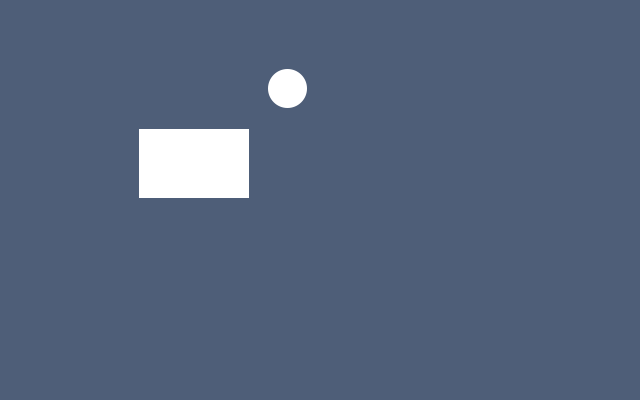
%> input picture V3/f1_1.jpg, 640 x 400 px
$ octave --eval "result = Classify(imread('f1_1.jpg'));"   (GNU Octave 9; MATLAB toolbox functions it lacks are replaced by stand-ins)
%> lines starting %> are read from the running program, lines starting %| are printed output that depends on the picture; in (x1, y1, x2, y2) boxes, pixels count from 0 and x2, y2 are one past the last pixel; in counts of white or black regions, pixels touching at a corner belong together; the program's own positions count from 1
%------------------------------------------------------------------------
% AL-AZHAR UNIVERSITY
% FACULTY OF ENGINEERING
% SYSTEMS & COMPUTERS ENGINEERING Department
%------------------------------------------------------------------------
% Author : Ahmed Samieh Abd El-Wahab
% Date   : 14 December 2006
%------------------------------------------------------------------------
% Shapes Classifier
% Step 1: Read image Read in
% Step 2: Convert image from rgb to gray
% Step 3: Threshold the image
% Step 4: Invert the Binary Image
% Step 5: Find the boundaries Concentrate
% Step 6: Determine Shapes properties
% Step 7: Classify Shapes according to properties
% Square      = 3
% Rectangular = 2
% Circle      = 1
% UNKNOWN     = 0
%------------------------------------------------------------------------
function [sun,cloud] = Classify(RGB)
% [7 lines of commented-out code are left out]
GRAY = rgb2gray(RGB);
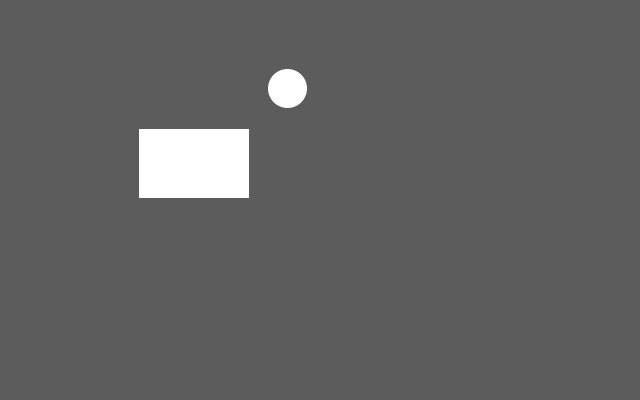
%> GRAY: size 400x640 uint8; min 92, max 255, mean 97.6
%figure,
%imshow(GRAY),
%title('Gray Image');

% Step 3: Threshold the image Convert the image to black and white in order
% to prepare for boundary tracing using bwboundaries.
threshold = graythresh(GRAY);
%> threshold = 0.647
BW = im2bw(GRAY, threshold);
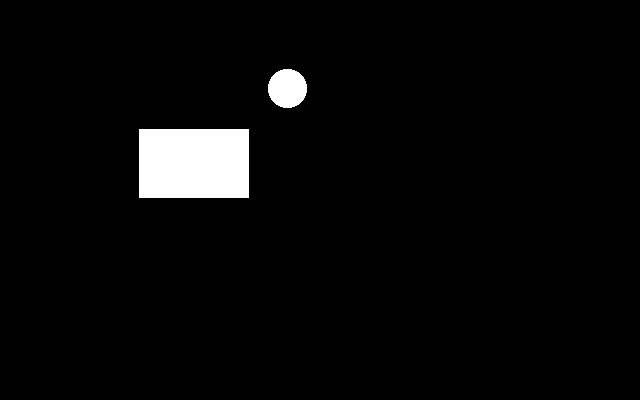
%> BW: size 400x640 logical; 3.4% white; 2 white regions
% [13 lines of commented-out code are left out]
[B,L] = bwboundaries(BW, 'noholes');
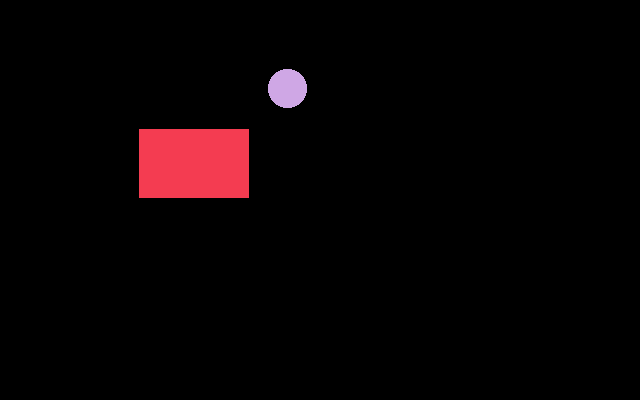
%> L: size 400x640 double; 3 distinct labels, from 0 to 2; one colour per label, 0 black
%> B = 2 boundaries; box (x1, y1, x2, y2) and points: (139, 129, 249, 198) 355, (268, 69, 307, 108) 109

% Step 6: Determine objects properties
STATS = regionprops(L, 'all'); % we need 'BoundingBox' and 'Extent'
%> STATS = 2 regions; box (x1, y1, x2, y2), Area, Centroid, MajorAxisLength, MinorAxisLength and Eccentricity: (139, 129, 249, 198) 7590 [194.5 164] 127 79.67 0.779, (268, 69, 307, 108) 1201 [288 89] 39.12 39.12 0

% [10 lines of commented-out code are left out]
for i = 1 : length(STATS)
  W(i) = uint8(abs(STATS(i).BoundingBox(3)-STATS(i).BoundingBox(4)) < 0.1);
  W(i) = W(i) + 2 * uint8((STATS(i).Extent - 1) == 0 );
  centroid = STATS(i).Centroid;
  switch W(i)
      case 1
          %plot(centroid(1),centroid(2),'RO');
          sun = [centroid(1),centroid(2)];
      case 2
          %plot(centroid(1),centroid(2),'bX');
          cloud = [centroid(1),centroid(2)];
      case 3
          %plot(centroid(1),centroid(2),'S');
          cloud = [centroid(1),centroid(2)];
  end
end
%> this loop made 2 passes
%> after the loop, W = [2 1]
%> `result = Classify(imread('f1_1.jpg'));`: result = [288 89]
%return

$ run again, on V3/f1_2.jpg
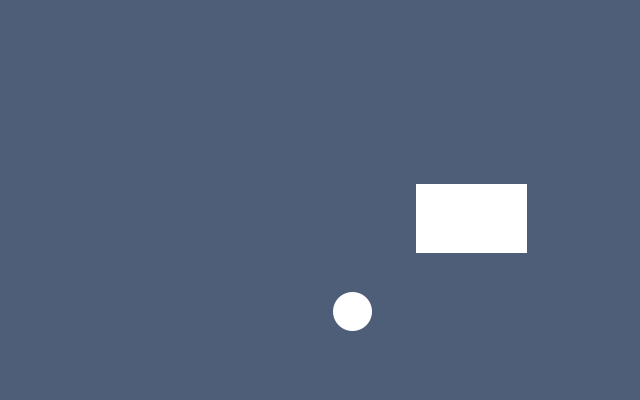
%> input picture V3/f1_2.jpg, 640 x 400 px
%> in Classify, `GRAY = rgb2gray(RGB);`:
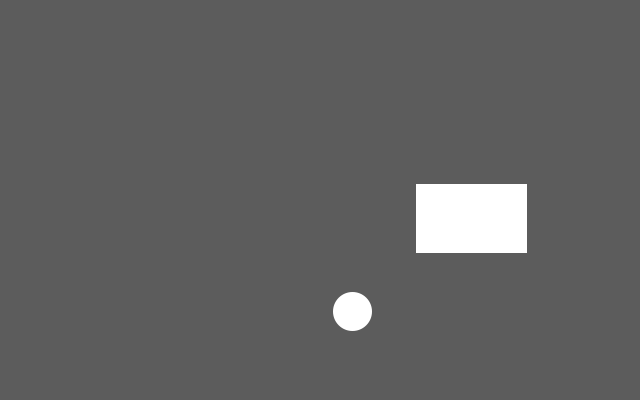
%> GRAY: size 400x640 uint8; min 92, max 255, mean 97.6
%> threshold = 0.647
%> BW: size 400x640 logical; 3.5% white; 2 white regions
%> in Classify, `[B,L] = bwboundaries(BW, 'noholes');`:
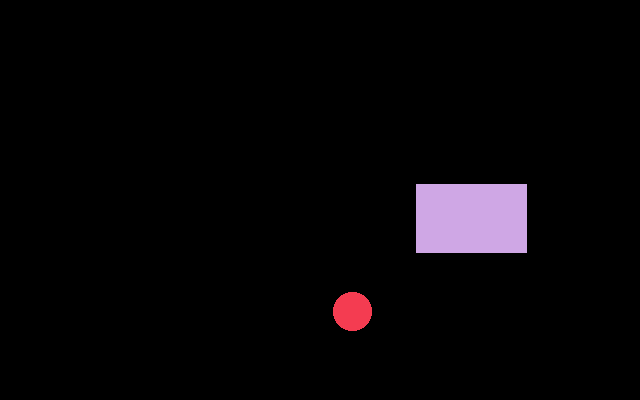
%> L: size 400x640 double; 3 distinct labels, from 0 to 2; one colour per label, 0 black
%> B = 2 boundaries; box (x1, y1, x2, y2) and points: (416, 184, 527, 253) 357, (333, 292, 372, 331) 109
%> STATS = 2 regions; box (x1, y1, x2, y2), Area, Centroid, MajorAxisLength, MinorAxisLength and Eccentricity: (416, 184, 527, 253) 7659 [472 219] 128.2 79.67 0.783, (333, 292, 372, 331) 1201 [353 312] 39.12 39.12 0
%> the loop in Classify, `for i = 1 : length(STATS)` made 2 passes
%> after the loop in Classify, `for i = 1 : length(STATS)`: W = [1 2]
%> result = [353 312]
